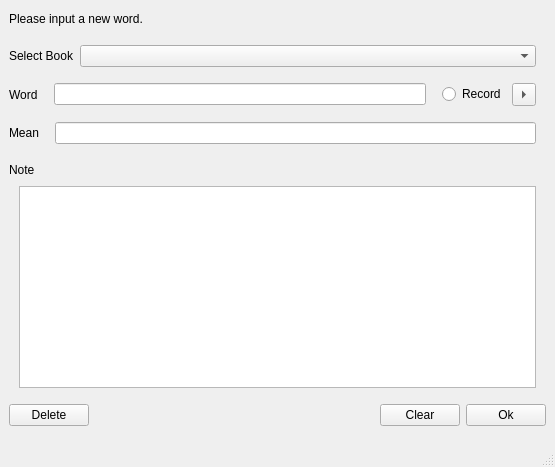
<?xml version="1.0" encoding="UTF-8"?>
<ui version="4.0">
 <class>AddWordsMainWindow</class>
 <widget class="QMainWindow" name="AddWordsMainWindow">
  <property name="geometry">
   <rect>
    <x>0</x>
    <y>0</y>
    <width>555</width>
    <height>467</height>
   </rect>
  </property>
  <property name="sizePolicy">
   <sizepolicy hsizetype="Preferred" vsizetype="Preferred">
    <horstretch>0</horstretch>
    <verstretch>0</verstretch>
   </sizepolicy>
  </property>
  <property name="minimumSize">
   <size>
    <width>0</width>
    <height>0</height>
   </size>
  </property>
  <property name="windowTitle">
   <string>Add Words</string>
  </property>
  <widget class="QWidget" name="centralwidget">
   <layout class="QGridLayout" name="gridLayout">
    <item row="0" column="0">
     <layout class="QVBoxLayout" name="verticalLayout">
      <item>
       <layout class="QHBoxLayout" name="horizontalLayout_6">
        <item>
         <widget class="QLabel" name="HintLabel">
          <property name="text">
           <string>Please input a new word.</string>
          </property>
         </widget>
        </item>
        <item>
         <spacer name="horizontalSpacer_9">
          <property name="orientation">
           <enum>Qt::Horizontal</enum>
          </property>
          <property name="sizeType">
           <enum>QSizePolicy::Fixed</enum>
          </property>
          <property name="sizeHint" stdset="0">
           <size>
            <width>10</width>
            <height>20</height>
           </size>
          </property>
         </spacer>
        </item>
       </layout>
      </item>
      <item>
       <spacer name="verticalSpacer_3">
        <property name="orientation">
         <enum>Qt::Vertical</enum>
        </property>
        <property name="sizeType">
         <enum>QSizePolicy::Fixed</enum>
        </property>
        <property name="sizeHint" stdset="0">
         <size>
          <width>20</width>
          <height>10</height>
         </size>
        </property>
       </spacer>
      </item>
      <item>
       <layout class="QHBoxLayout" name="horizontalLayout_7">
        <item>
         <widget class="QLabel" name="label_3">
          <property name="sizePolicy">
           <sizepolicy hsizetype="Fixed" vsizetype="Preferred">
            <horstretch>0</horstretch>
            <verstretch>0</verstretch>
           </sizepolicy>
          </property>
          <property name="minimumSize">
           <size>
            <width>40</width>
            <height>0</height>
           </size>
          </property>
          <property name="text">
           <string>Select Book</string>
          </property>
         </widget>
        </item>
        <item>
         <widget class="QComboBox" name="SelectBookComboBox">
          <property name="currentText">
           <string/>
          </property>
         </widget>
        </item>
        <item>
         <spacer name="horizontalSpacer_11">
          <property name="orientation">
           <enum>Qt::Horizontal</enum>
          </property>
          <property name="sizeType">
           <enum>QSizePolicy::Fixed</enum>
          </property>
          <property name="sizeHint" stdset="0">
           <size>
            <width>10</width>
            <height>20</height>
           </size>
          </property>
         </spacer>
        </item>
       </layout>
      </item>
      <item>
       <spacer name="verticalSpacer_6">
        <property name="orientation">
         <enum>Qt::Vertical</enum>
        </property>
        <property name="sizeType">
         <enum>QSizePolicy::Fixed</enum>
        </property>
        <property name="sizeHint" stdset="0">
         <size>
          <width>20</width>
          <height>10</height>
         </size>
        </property>
       </spacer>
      </item>
      <item>
       <layout class="QHBoxLayout" name="horizontalLayout">
        <item>
         <widget class="QLabel" name="label">
          <property name="text">
           <string>Word</string>
          </property>
         </widget>
        </item>
        <item>
         <spacer name="horizontalSpacer_2">
          <property name="orientation">
           <enum>Qt::Horizontal</enum>
          </property>
          <property name="sizeType">
           <enum>QSizePolicy::Fixed</enum>
          </property>
          <property name="sizeHint" stdset="0">
           <size>
            <width>10</width>
            <height>20</height>
           </size>
          </property>
         </spacer>
        </item>
        <item>
         <widget class="QLineEdit" name="WordLineEdit">
          <property name="sizePolicy">
           <sizepolicy hsizetype="MinimumExpanding" vsizetype="Fixed">
            <horstretch>0</horstretch>
            <verstretch>0</verstretch>
           </sizepolicy>
          </property>
          <property name="minimumSize">
           <size>
            <width>300</width>
            <height>0</height>
           </size>
          </property>
         </widget>
        </item>
        <item>
         <spacer name="horizontalSpacer">
          <property name="orientation">
           <enum>Qt::Horizontal</enum>
          </property>
          <property name="sizeType">
           <enum>QSizePolicy::Fixed</enum>
          </property>
          <property name="sizeHint" stdset="0">
           <size>
            <width>10</width>
            <height>20</height>
           </size>
          </property>
         </spacer>
        </item>
        <item>
         <widget class="QRadioButton" name="RecordRadioButton">
          <property name="text">
           <string>Record</string>
          </property>
         </widget>
        </item>
        <item>
         <widget class="QToolButton" name="PlayToolButton">
          <property name="text">
           <string>...</string>
          </property>
          <property name="arrowType">
           <enum>Qt::RightArrow</enum>
          </property>
         </widget>
        </item>
        <item>
         <spacer name="horizontalSpacer_10">
          <property name="orientation">
           <enum>Qt::Horizontal</enum>
          </property>
          <property name="sizeType">
           <enum>QSizePolicy::Fixed</enum>
          </property>
          <property name="sizeHint" stdset="0">
           <size>
            <width>10</width>
            <height>20</height>
           </size>
          </property>
         </spacer>
        </item>
       </layout>
      </item>
      <item>
       <spacer name="verticalSpacer_2">
        <property name="orientation">
         <enum>Qt::Vertical</enum>
        </property>
        <property name="sizeType">
         <enum>QSizePolicy::Fixed</enum>
        </property>
        <property name="sizeHint" stdset="0">
         <size>
          <width>20</width>
          <height>10</height>
         </size>
        </property>
       </spacer>
      </item>
      <item>
       <layout class="QHBoxLayout" name="horizontalLayout_2">
        <item>
         <widget class="QLabel" name="label_2">
          <property name="text">
           <string>Mean</string>
          </property>
         </widget>
        </item>
        <item>
         <spacer name="horizontalSpacer_4">
          <property name="orientation">
           <enum>Qt::Horizontal</enum>
          </property>
          <property name="sizeType">
           <enum>QSizePolicy::Fixed</enum>
          </property>
          <property name="sizeHint" stdset="0">
           <size>
            <width>10</width>
            <height>20</height>
           </size>
          </property>
         </spacer>
        </item>
        <item>
         <widget class="QLineEdit" name="MeaningLineEdit"/>
        </item>
        <item>
         <spacer name="horizontalSpacer_3">
          <property name="orientation">
           <enum>Qt::Horizontal</enum>
          </property>
          <property name="sizeType">
           <enum>QSizePolicy::Fixed</enum>
          </property>
          <property name="sizeHint" stdset="0">
           <size>
            <width>10</width>
            <height>10</height>
           </size>
          </property>
         </spacer>
        </item>
       </layout>
      </item>
      <item>
       <spacer name="verticalSpacer_4">
        <property name="orientation">
         <enum>Qt::Vertical</enum>
        </property>
        <property name="sizeType">
         <enum>QSizePolicy::Fixed</enum>
        </property>
        <property name="sizeHint" stdset="0">
         <size>
          <width>20</width>
          <height>10</height>
         </size>
        </property>
       </spacer>
      </item>
      <item>
       <layout class="QHBoxLayout" name="horizontalLayout_4">
        <item>
         <widget class="QLabel" name="label_4">
          <property name="text">
           <string>Note</string>
          </property>
         </widget>
        </item>
        <item>
         <spacer name="horizontalSpacer_7">
          <property name="orientation">
           <enum>Qt::Horizontal</enum>
          </property>
          <property name="sizeHint" stdset="0">
           <size>
            <width>40</width>
            <height>20</height>
           </size>
          </property>
         </spacer>
        </item>
       </layout>
      </item>
      <item>
       <layout class="QHBoxLayout" name="horizontalLayout_3">
        <item>
         <spacer name="horizontalSpacer_6">
          <property name="orientation">
           <enum>Qt::Horizontal</enum>
          </property>
          <property name="sizeType">
           <enum>QSizePolicy::Fixed</enum>
          </property>
          <property name="sizeHint" stdset="0">
           <size>
            <width>10</width>
            <height>20</height>
           </size>
          </property>
         </spacer>
        </item>
        <item>
         <widget class="QPlainTextEdit" name="NotePlainTextEdit"/>
        </item>
        <item>
         <spacer name="horizontalSpacer_5">
          <property name="orientation">
           <enum>Qt::Horizontal</enum>
          </property>
          <property name="sizeType">
           <enum>QSizePolicy::Fixed</enum>
          </property>
          <property name="sizeHint" stdset="0">
           <size>
            <width>10</width>
            <height>20</height>
           </size>
          </property>
         </spacer>
        </item>
       </layout>
      </item>
      <item>
       <spacer name="verticalSpacer_5">
        <property name="orientation">
         <enum>Qt::Vertical</enum>
        </property>
        <property name="sizeType">
         <enum>QSizePolicy::Fixed</enum>
        </property>
        <property name="sizeHint" stdset="0">
         <size>
          <width>20</width>
          <height>10</height>
         </size>
        </property>
       </spacer>
      </item>
      <item>
       <layout class="QHBoxLayout" name="horizontalLayout_5">
        <item>
         <widget class="QPushButton" name="DeletePushButton">
          <property name="text">
           <string>Delete</string>
          </property>
         </widget>
        </item>
        <item>
         <spacer name="horizontalSpacer_8">
          <property name="orientation">
           <enum>Qt::Horizontal</enum>
          </property>
          <property name="sizeHint" stdset="0">
           <size>
            <width>40</width>
            <height>20</height>
           </size>
          </property>
         </spacer>
        </item>
        <item>
         <widget class="QPushButton" name="ClearPushButton">
          <property name="text">
           <string>Clear</string>
          </property>
         </widget>
        </item>
        <item>
         <widget class="QPushButton" name="OkPushButton">
          <property name="text">
           <string>Ok</string>
          </property>
         </widget>
        </item>
       </layout>
      </item>
      <item>
       <spacer name="verticalSpacer">
        <property name="orientation">
         <enum>Qt::Vertical</enum>
        </property>
        <property name="sizeType">
         <enum>QSizePolicy::Fixed</enum>
        </property>
        <property name="sizeHint" stdset="0">
         <size>
          <width>20</width>
          <height>10</height>
         </size>
        </property>
       </spacer>
      </item>
     </layout>
    </item>
   </layout>
  </widget>
  <widget class="QMenuBar" name="menubar">
   <property name="geometry">
    <rect>
     <x>0</x>
     <y>0</y>
     <width>555</width>
     <height>17</height>
    </rect>
   </property>
  </widget>
  <widget class="QStatusBar" name="statusbar"/>
 </widget>
 <resources/>
 <connections/>
</ui>
